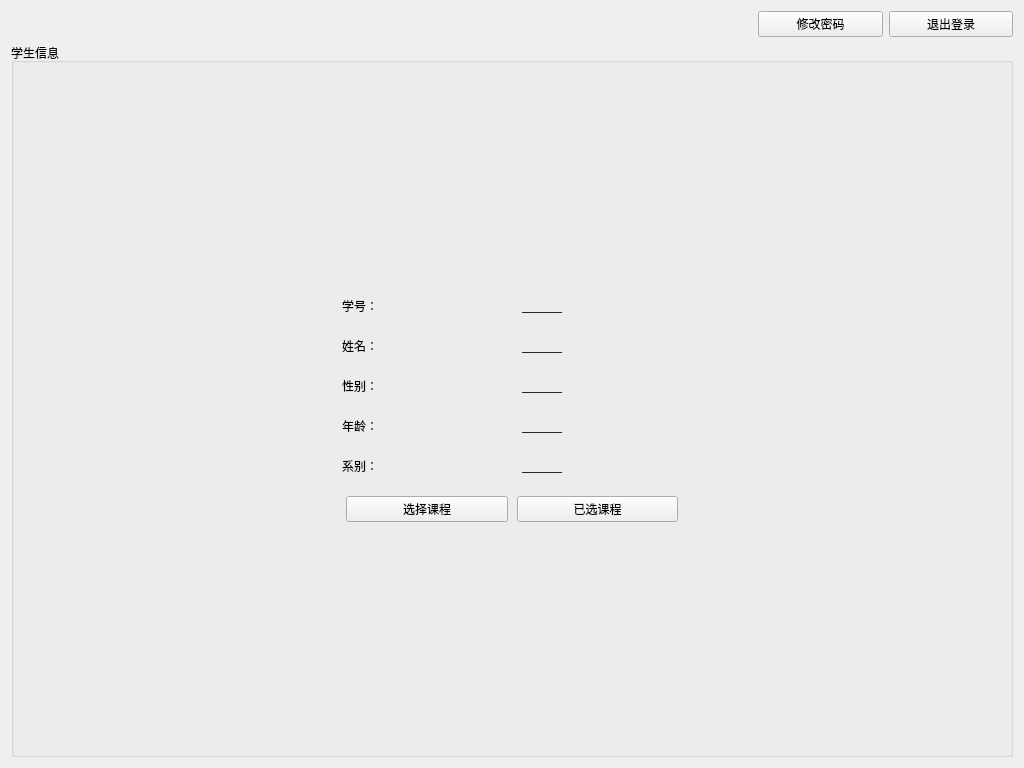
<?xml version="1.0" encoding="UTF-8"?>
<ui version="4.0">
 <class>HomeStudent</class>
 <widget class="QWidget" name="HomeStudent">
  <property name="geometry">
   <rect>
    <x>0</x>
    <y>0</y>
    <width>1024</width>
    <height>768</height>
   </rect>
  </property>
  <property name="windowTitle">
   <string>Form</string>
  </property>
  <layout class="QVBoxLayout" name="verticalLayout_2">
   <item>
    <layout class="QHBoxLayout" name="horizontalLayout" stretch="12,2,2">
     <item>
      <spacer name="horizontalSpacer">
       <property name="orientation">
        <enum>Qt::Horizontal</enum>
       </property>
       <property name="sizeHint" stdset="0">
        <size>
         <width>40</width>
         <height>20</height>
        </size>
       </property>
      </spacer>
     </item>
     <item>
      <widget class="QPushButton" name="pushButton_changePassword">
       <property name="text">
        <string>修改密码</string>
       </property>
      </widget>
     </item>
     <item>
      <widget class="QPushButton" name="pushButton_logout">
       <property name="text">
        <string>退出登录</string>
       </property>
      </widget>
     </item>
    </layout>
   </item>
   <item>
    <widget class="QGroupBox" name="groupBox_data">
     <property name="title">
      <string>学生信息</string>
     </property>
     <layout class="QVBoxLayout" name="verticalLayout">
      <property name="spacing">
       <number>20</number>
      </property>
      <item>
       <spacer name="verticalSpacer">
        <property name="orientation">
         <enum>Qt::Vertical</enum>
        </property>
        <property name="sizeHint" stdset="0">
         <size>
          <width>20</width>
          <height>121</height>
         </size>
        </property>
       </spacer>
      </item>
      <item>
       <layout class="QHBoxLayout" name="horizontalLayout_2" stretch="12,6,6,12">
        <item>
         <spacer name="horizontalSpacer_2">
          <property name="orientation">
           <enum>Qt::Horizontal</enum>
          </property>
          <property name="sizeHint" stdset="0">
           <size>
            <width>40</width>
            <height>20</height>
           </size>
          </property>
         </spacer>
        </item>
        <item>
         <widget class="QLabel" name="label">
          <property name="text">
           <string>学号：</string>
          </property>
         </widget>
        </item>
        <item>
         <widget class="QLabel" name="label_sno">
          <property name="text">
           <string>______</string>
          </property>
         </widget>
        </item>
        <item>
         <spacer name="horizontalSpacer_3">
          <property name="orientation">
           <enum>Qt::Horizontal</enum>
          </property>
          <property name="sizeHint" stdset="0">
           <size>
            <width>40</width>
            <height>20</height>
           </size>
          </property>
         </spacer>
        </item>
       </layout>
      </item>
      <item>
       <layout class="QHBoxLayout" name="horizontalLayout_3" stretch="12,6,6,12">
        <item>
         <spacer name="horizontalSpacer_4">
          <property name="orientation">
           <enum>Qt::Horizontal</enum>
          </property>
          <property name="sizeHint" stdset="0">
           <size>
            <width>40</width>
            <height>20</height>
           </size>
          </property>
         </spacer>
        </item>
        <item>
         <widget class="QLabel" name="label_3">
          <property name="text">
           <string>姓名：</string>
          </property>
         </widget>
        </item>
        <item>
         <widget class="QLabel" name="label_sname">
          <property name="text">
           <string>______</string>
          </property>
         </widget>
        </item>
        <item>
         <spacer name="horizontalSpacer_5">
          <property name="orientation">
           <enum>Qt::Horizontal</enum>
          </property>
          <property name="sizeHint" stdset="0">
           <size>
            <width>40</width>
            <height>20</height>
           </size>
          </property>
         </spacer>
        </item>
       </layout>
      </item>
      <item>
       <layout class="QHBoxLayout" name="horizontalLayout_4" stretch="12,6,6,12">
        <item>
         <spacer name="horizontalSpacer_6">
          <property name="orientation">
           <enum>Qt::Horizontal</enum>
          </property>
          <property name="sizeHint" stdset="0">
           <size>
            <width>40</width>
            <height>20</height>
           </size>
          </property>
         </spacer>
        </item>
        <item>
         <widget class="QLabel" name="label_5">
          <property name="text">
           <string>性别：</string>
          </property>
         </widget>
        </item>
        <item>
         <widget class="QLabel" name="label_ssex">
          <property name="text">
           <string>______</string>
          </property>
         </widget>
        </item>
        <item>
         <spacer name="horizontalSpacer_7">
          <property name="orientation">
           <enum>Qt::Horizontal</enum>
          </property>
          <property name="sizeHint" stdset="0">
           <size>
            <width>40</width>
            <height>20</height>
           </size>
          </property>
         </spacer>
        </item>
       </layout>
      </item>
      <item>
       <layout class="QHBoxLayout" name="horizontalLayout_5" stretch="12,6,6,12">
        <item>
         <spacer name="horizontalSpacer_8">
          <property name="orientation">
           <enum>Qt::Horizontal</enum>
          </property>
          <property name="sizeHint" stdset="0">
           <size>
            <width>40</width>
            <height>20</height>
           </size>
          </property>
         </spacer>
        </item>
        <item>
         <widget class="QLabel" name="label_7">
          <property name="text">
           <string>年龄：</string>
          </property>
         </widget>
        </item>
        <item>
         <widget class="QLabel" name="label_sage">
          <property name="text">
           <string>______</string>
          </property>
         </widget>
        </item>
        <item>
         <spacer name="horizontalSpacer_9">
          <property name="orientation">
           <enum>Qt::Horizontal</enum>
          </property>
          <property name="sizeHint" stdset="0">
           <size>
            <width>40</width>
            <height>20</height>
           </size>
          </property>
         </spacer>
        </item>
       </layout>
      </item>
      <item>
       <layout class="QHBoxLayout" name="horizontalLayout_6" stretch="12,6,6,12">
        <item>
         <spacer name="horizontalSpacer_10">
          <property name="orientation">
           <enum>Qt::Horizontal</enum>
          </property>
          <property name="sizeHint" stdset="0">
           <size>
            <width>40</width>
            <height>20</height>
           </size>
          </property>
         </spacer>
        </item>
        <item>
         <widget class="QLabel" name="label_9">
          <property name="text">
           <string>系别：</string>
          </property>
         </widget>
        </item>
        <item>
         <widget class="QLabel" name="label_sdept">
          <property name="text">
           <string>______</string>
          </property>
         </widget>
        </item>
        <item>
         <spacer name="horizontalSpacer_11">
          <property name="orientation">
           <enum>Qt::Horizontal</enum>
          </property>
          <property name="sizeHint" stdset="0">
           <size>
            <width>40</width>
            <height>20</height>
           </size>
          </property>
         </spacer>
        </item>
       </layout>
      </item>
      <item>
       <layout class="QHBoxLayout" name="horizontalLayout_7" stretch="12,6,6,12">
        <property name="spacing">
         <number>9</number>
        </property>
        <item>
         <spacer name="horizontalSpacer_12">
          <property name="orientation">
           <enum>Qt::Horizontal</enum>
          </property>
          <property name="sizeHint" stdset="0">
           <size>
            <width>40</width>
            <height>20</height>
           </size>
          </property>
         </spacer>
        </item>
        <item>
         <widget class="QPushButton" name="pushButton_addSCT">
          <property name="text">
           <string>选择课程</string>
          </property>
         </widget>
        </item>
        <item>
         <widget class="QPushButton" name="pushButton_searchSCT">
          <property name="text">
           <string>已选课程</string>
          </property>
         </widget>
        </item>
        <item>
         <spacer name="horizontalSpacer_13">
          <property name="orientation">
           <enum>Qt::Horizontal</enum>
          </property>
          <property name="sizeHint" stdset="0">
           <size>
            <width>40</width>
            <height>20</height>
           </size>
          </property>
         </spacer>
        </item>
       </layout>
      </item>
      <item>
       <spacer name="verticalSpacer_2">
        <property name="orientation">
         <enum>Qt::Vertical</enum>
        </property>
        <property name="sizeHint" stdset="0">
         <size>
          <width>20</width>
          <height>203</height>
         </size>
        </property>
       </spacer>
      </item>
     </layout>
    </widget>
   </item>
  </layout>
 </widget>
 <resources/>
 <connections/>
</ui>
